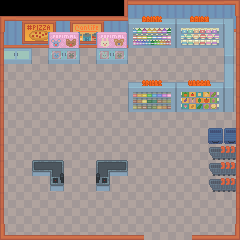

Tiled map render using the project's own tile images. Description and the whole map definition, tile-layer contents included, below:
An orthogonal 15x15 tile map with 16x16 px tiles, 4 tile layers (fondo (piso), objetos, objetos2, marcos), 2 tilesets and 29 objects.

<map version="1.10" tiledversion="1.11.2" orientation="orthogonal" renderorder="right-down" width="15" height="15" tilewidth="16" tileheight="16" infinite="0" nextlayerid="10" nextobjectid="56">
 <tileset firstgid="1" source="../tsx/interior.tsx" />
 <tileset firstgid="9036" source="../tsx/global.tsx" />
 <layer id="3" name="fondo (piso)" width="15" height="15">
  <data encoding="csv">
0,0,0,0,0,0,0,0,27100,27100,27100,27100,27100,27100,27100,
27100,27100,27100,27100,27100,27100,27100,27100,27364,27364,27364,27364,27364,27364,27364,
27364,27364,27364,27364,27364,27364,27364,27364,27628,27628,27628,27628,27628,27628,27628,
27628,27628,27628,27628,27628,27628,27628,27628,27628,27628,27628,27628,27628,27628,27628,
27628,27628,27628,27628,27628,27628,27628,27628,27628,27628,27628,27628,27628,27628,27628,
27628,27628,27628,27628,27628,27628,27628,27628,27628,27628,27628,27628,27628,27628,27628,
27628,27628,27628,27628,27628,27628,27628,27628,27628,27628,27628,27628,27628,27628,27628,
27628,27628,27628,27628,27628,27628,27628,27628,27628,27628,27628,27628,27628,27628,27628,
27628,27628,27628,27628,27628,27628,27628,27628,27628,27628,27628,27628,27628,27628,27628,
27628,27628,27628,27628,27628,27628,27628,27628,27628,27628,27628,27628,27628,27628,27628,
27628,27628,27628,27628,27628,27628,27628,27628,27628,27628,27628,27628,27628,27628,27628,
27628,27628,27628,27628,27628,27628,27628,27628,27628,27628,27628,27628,27628,27628,27628,
27628,27628,27628,27628,27628,27628,27628,27628,27628,27628,27628,27628,27628,27628,27628,
27628,27628,27628,27628,27628,27628,27628,27628,27628,27628,27628,27628,27628,27628,27628,
27628,27628,27628,27628,27628,27628,27628,27628,27628,27628,27628,27628,27628,27628,27628
</data>
 </layer>
 <objectgroup id="9" name="tienda_super">
  <object id="51" x="127.978" y="80.0554" width="95.8449" height="31.5789" />
  <object id="52" x="128.809" y="16.3435" width="95.2909" height="31.3019" />
  <object id="53" x="96.9529" y="47.3684" width="31.0249" height="15.7895" />
  <object id="54" x="47.9224" y="46.8144" width="31.856" height="16.0665" />
  <object id="55" x="4.43213" y="48.4765" width="27.9778" height="15.5125" />
 </objectgroup>
 <layer id="5" name="objetos" width="15" height="15">
  <data encoding="csv">
0,0,0,0,0,0,0,0,0,0,0,0,0,0,0,
0,27352,27353,27354,27355,27356,27357,0,0,0,0,26328,26329,26330,26615,
0,27616,27617,27383,27384,27620,27385,27386,0,0,0,26592,26593,26594,26879,
27645,27646,0,27647,27648,0,27649,27650,0,0,0,0,0,0,27143,
0,0,0,0,0,0,0,0,0,0,0,0,0,0,26879,
0,0,0,0,0,0,0,0,26859,26860,26861,26856,26857,26858,27143,
0,0,0,0,0,0,0,0,27123,27124,27125,27120,27121,27122,27407,
0,0,0,0,0,0,0,0,0,0,0,0,0,0,0,
0,0,0,0,0,0,0,0,0,0,0,0,0,0,0,
0,0,0,0,0,0,0,0,0,0,0,0,0,0,0,
0,0,26321,26322,0,0,26323,26324,0,0,0,0,0,0,0,
0,0,26585,26586,0,0,26587,26588,0,0,0,0,0,0,0,
0,0,0,0,0,0,0,0,0,0,0,0,0,0,0,
0,0,0,0,0,0,0,0,0,0,0,0,0,0,0,
0,0,0,0,0,0,0,0,0,0,0,0,0,0,0
</data>
 </layer>
 <layer id="6" name="objetos2" width="15" height="15">
  <data encoding="csv">
0,0,0,0,0,0,0,0,0,0,0,0,0,0,0,
0,0,0,0,0,0,0,0,0,0,0,0,0,0,0,
0,0,0,0,0,0,0,0,0,0,0,0,0,0,0,
0,0,0,0,0,0,0,0,0,0,0,0,0,0,0,
0,0,0,0,0,0,0,0,0,0,0,0,0,0,0,
0,0,0,0,0,0,0,0,0,0,0,0,0,0,0,
0,0,0,0,0,0,0,0,0,0,0,0,0,0,0,
0,0,0,0,0,0,0,0,0,0,0,0,0,0,0,
0,0,0,0,0,0,0,0,0,0,0,0,0,26852,26852,
0,0,0,0,0,0,0,0,0,0,0,0,0,27643,27644,
0,0,0,0,0,0,0,0,0,0,0,0,0,27643,27644,
0,0,0,0,0,0,0,0,0,0,0,0,0,27643,27644,
0,0,0,0,0,0,0,0,0,0,0,0,0,0,0,
0,0,0,0,0,0,0,0,0,0,0,0,0,0,0,
0,0,0,0,0,0,0,0,0,0,0,0,0,0,0
</data>
 </layer>
 <layer id="1" name="marcos" width="15" height="15">
  <data encoding="csv">
0,0,0,0,0,0,0,7369,7232,7232,7232,7232,7232,7232,6952,
6951,7232,7232,7232,7232,7232,7232,7232,26325,26326,26327,0,0,0,7230,
7229,0,0,0,0,0,0,0,26589,26590,26591,0,0,0,7230,
7229,0,0,0,0,0,0,0,0,0,0,0,0,0,7230,
7229,0,0,0,0,0,0,0,0,0,0,0,0,0,7230,
7229,0,0,0,0,0,0,0,0,0,0,0,0,0,7230,
7229,0,0,0,0,0,0,0,0,0,0,0,0,0,7230,
7229,0,0,0,0,0,0,0,0,0,0,0,0,0,7230,
7229,0,0,0,0,0,0,0,0,0,0,0,0,0,7230,
7229,0,0,0,0,0,0,0,0,0,0,0,0,0,7230,
7229,0,0,0,0,0,0,0,0,0,0,0,0,0,7230,
7229,0,0,0,0,0,0,0,0,0,0,0,0,0,7230,
7229,0,0,0,0,0,0,0,0,0,0,0,0,0,7230,
7229,0,0,0,0,0,0,0,0,0,0,0,0,0,7230,
7090,6954,6954,6954,6954,6954,6954,6954,6954,0,0,0,6954,6954,7091
</data>
 </layer>
 <objectgroup id="7" name="colisiones">
  <object id="3" x="128" y="80" width="112" height="32" />
  <object id="4" x="128" y="16" width="112" height="32" />
  <object id="5" x="224" y="16" width="16" height="64" />
  <object id="7" x="0" y="16" width="128" height="32" />
  <object id="10" x="48" y="32" width="32" height="32" />
  <object id="11" x="96" y="32" width="32" height="32" />
  <object id="13" x="0" y="48" width="32" height="16" />
  <object id="15" x="208" y="128" width="32" height="16" />
  <object id="16" x="208" y="144" width="32" height="16" />
  <object id="18" x="208" y="160" width="32" height="16" />
  <object id="19" x="208" y="176" width="32" height="16" />
  <object id="20" x="32" y="160" width="32" height="16" />
  <object id="21" x="48" y="176" width="16" height="16" />
  <object id="22" x="96" y="160" width="32" height="16" />
  <object id="23" x="96" y="176" width="16" height="16" />
  <object id="26" x="0" y="0" width="128" height="16" />
  <object id="42" x="0" y="112" height="128" />
  <object id="43" x="0" y="64" height="48" />
  <object id="44" x="0" y="112" height="48" />
  <object id="46" x="-16" y="0" width="16" height="240" />
  <object id="47" x="240" y="0" width="16" height="240" />
  <object id="48" x="0" y="240" width="240" height="16" />
  <object id="49" x="0" y="-16" width="240" height="16" />
 </objectgroup>
 <objectgroup id="8" name="interacciones">
  <object id="14" x="144" y="224" width="48" height="16">
   <properties>
    <property name="spawnX" type="float" value="144" />
    <property name="spawnY" type="float" value="244" />
    <property name="targetMap" value="exteriores/compras.tmx" />
    <property name="tipo" value="portal" />
    <property name="transicion" value="fade" />
   </properties>
  </object>
 </objectgroup>
</map>
